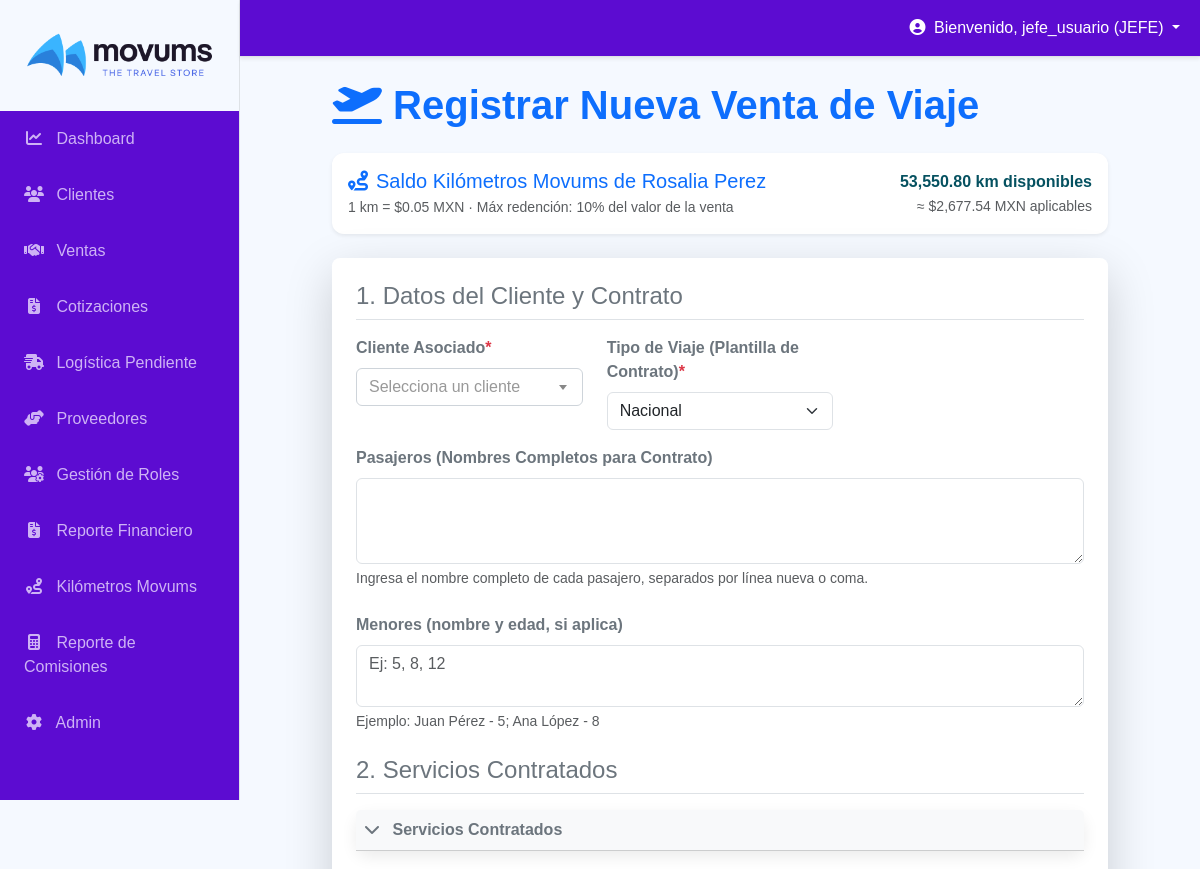
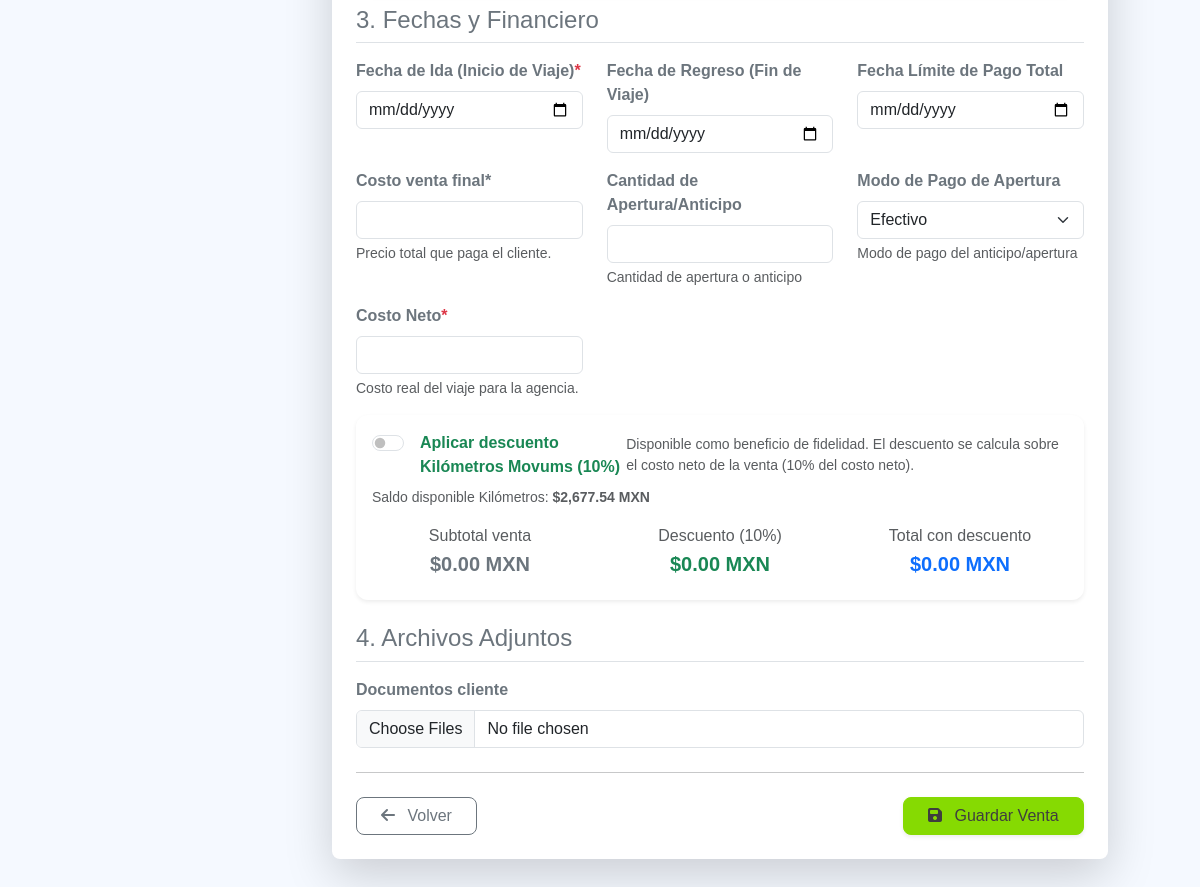
The page /ventas/crear/?cliente_pk=9 (signed in) on the database as committed earlier (2 pictures, top to bottom).
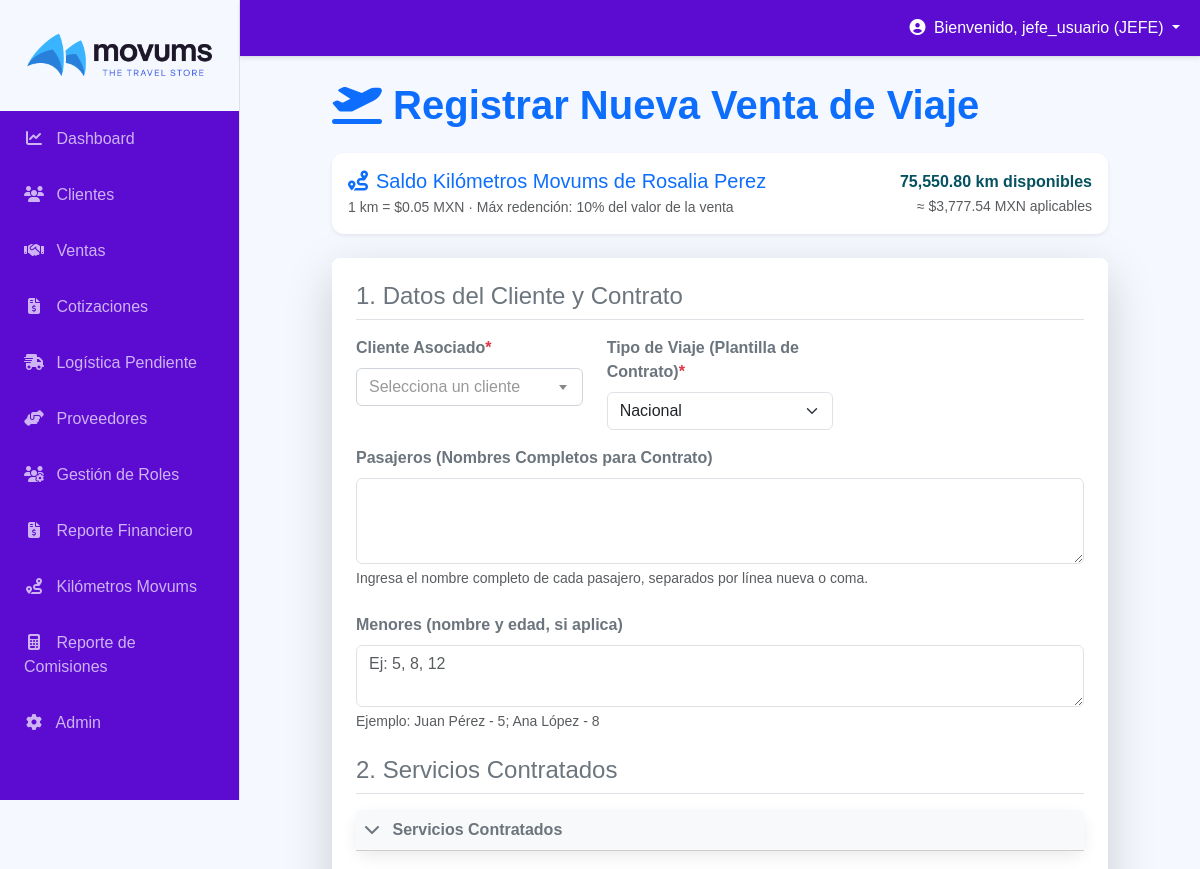
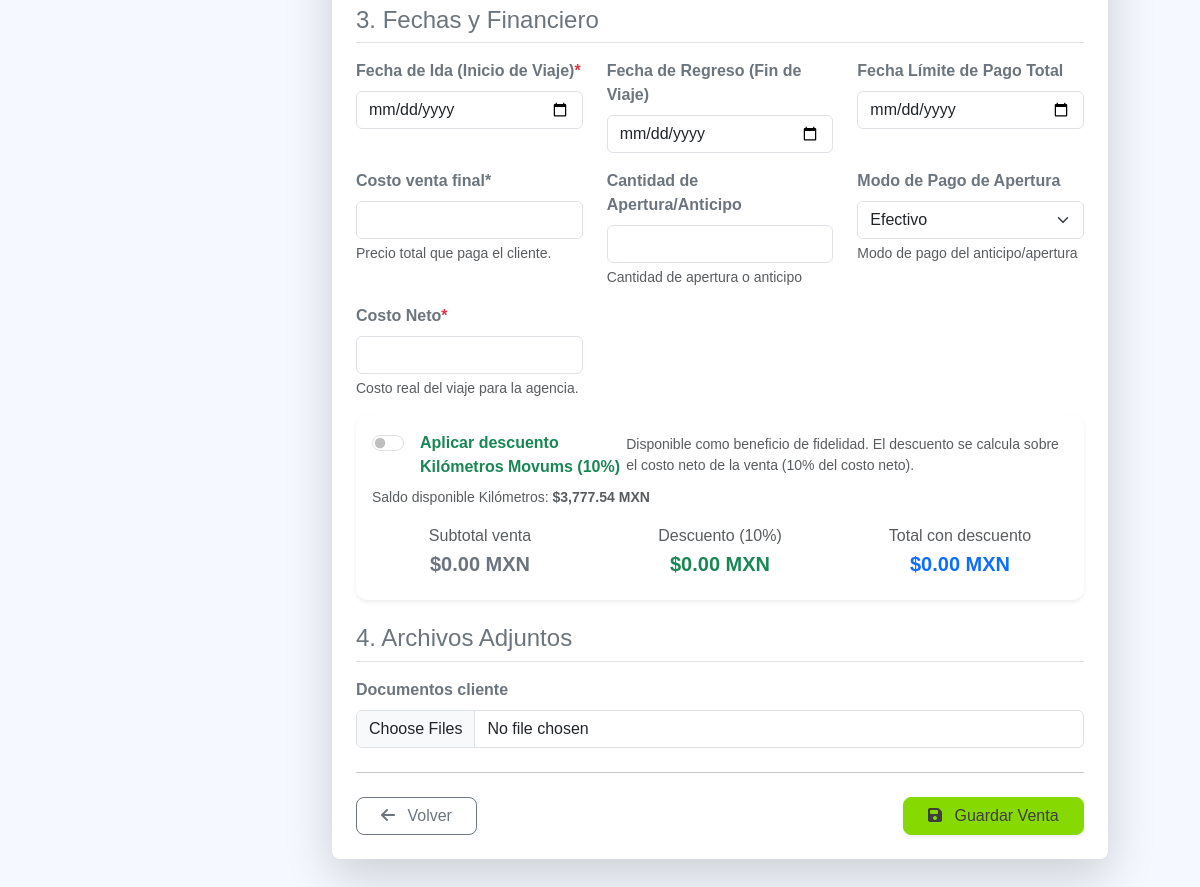
The same page on the database as committed later (2 pictures, top to bottom).
### crm/models.py (models this page shows, shortened)
class Cliente(models.Model):
    TIPO_CHOICES = [
        ('PARTICULAR', 'Particular'),
        ('EMPRESA', 'Empresa'),
    ]
    FUENTE_CHOICES = [
        ('WEB', 'Página Web'),
        ('RED', 'Redes Sociales'),
        ('REF', 'Referido'),
        ('OTR', 'Otro'),
    ]
    GENERO_CHOICES = [
        ('M', 'Masculino'),
        ('F', 'Femenino'),
        ('NS', 'Sin Especificar'),
    ]
    tipo_cliente = models.CharField(
        max_length=10,
        choices=TIPO_CHOICES,
        default='PARTICULAR',
        verbose_name="Tipo de Cliente"
    )
    nombre = models.CharField(max_length=150, blank=True, null=True)
    apellido = models.CharField(max_length=100, blank=True, null=True)
    genero = models.CharField(
        max_length=2,
        choices=GENERO_CHOICES,
        default='NS',
        verbose_name="Género"
    )
    nacionalidad = models.CharField(max_length=100, blank=True, null=True, verbose_name="Nacionalidad")
    nombre_empresa = models.CharField(
        max_length=150,
        blank=True,
        null=True,
        verbose_name="Razón Social / Nombre de la Empresa"
    )
    rfc = models.CharField(
        max_length=13,
        unique=True,
        blank=True,
        null=True,
        verbose_name="RFC / ID Fiscal"
    )
    direccion_fiscal = models.TextField(
        blank=True,
        null=True,
        verbose_name="Dirección Fiscal para Facturación"
    )
    industria = models.CharField(
        max_length=150,
        blank=True,
        null=True,
        verbose_name="Industria"
    )
    politicas_viaje_internas = models.TextField(
        blank=True,
        null=True,
        verbose_name="Políticas de Viaje Internas",
        help_text="Políticas y restricciones de viaje de la empresa"
    )
    responsable_administrativo = models.CharField(
        max_length=150,
        blank=True,
        null=True,
        verbose_name="Responsable Administrativo"
    )
    credito = models.BooleanField(
        default=False,
        verbose_name="Crédito (si aplica)",
        help_text="Indica si la empresa tiene línea de crédito"
    )
    monto_credito = models.DecimalField(
        max_digits=12,
        decimal_places=2,
        blank=True,
        null=True,
        verbose_name="Monto de Crédito Asignado",
        help_text="Monto de crédito asignado a la empresa (si aplica)"
    )
    telefono = models.CharField(
        max_length=20,
        unique=True,
        help_text="Necesario para el envío de WhatsApp.",
        verbose_name="Teléfono Móvil"
    )
    telefono_adicional = models.CharField(
        max_length=20,
        blank=True,
        null=True,
        verbose_name="Teléfono Adicional"
    )
    email = models.EmailField(blank=True, null=True, verbose_name="Correo Electrónico")
    fuente_contacto = models.CharField(max_length=3, choices=FUENTE_CHOICES, default='OTR')
    notas = models.TextField(blank=True, null=True)
    fecha_nacimiento = models.DateField(blank=True, null=True)
    ine_imagen = models.ImageField(
        upload_to='clientes/ine/',
        blank=True,
        null=True,
        verbose_name="Imagen INE"
    )
    visa_numero = models.CharField(max_length=50, blank=True, null=True, verbose_name="Número de Visa")
    visa_vigencia = models.DateField(blank=True, null=True, verbose_name="Vigencia de Visa")
    pasaporte_numero = models.CharField(max_length=50, blank=True, null=True, verbose_name="Número de Pasaporte")
    pasaporte_vigencia = models.DateField(blank=True, null=True, verbose_name="Vigencia de Pasaporte")
    documento_identificacion = models.CharField(max_length=50, unique=True, blank=True, null=True,
                                                   help_text="Pasaporte, INE u otra identificación.")
    empresa_asociada = models.ForeignKey(
        'self',
        on_delete=models.SET_NULL,
        null=True,
        blank=True,
        related_name='empleados',
        limit_choices_to={'tipo_cliente': 'EMPRESA'},
        verbose_name="Empresa Asociada"
    )
    preferencias_viaje = models.TextField(blank=True, help_text="Notas sobre sus gustos de viaje (Playa, Aventura...).")
    fecha_registro = models.DateTimeField(auto_now_add=True)
    fecha_actualizacion = models.DateTimeField(auto_now=True)
    cotizaciones_generadas = models.PositiveIntegerField(
        default=0,
        verbose_name="Total de cotizaciones generadas"
    )
    participa_kilometros = models.BooleanField(
        default=True,
        verbose_name="Participa en Kilómetros Movums"
    )
    referencia_programa = models.CharField(
        max_length=120,
        blank=True,
        null=True,
        help_text="Código o nota interna para el programa de lealtad."
    )
    referido_por = models.ForeignKey(
        'self',
        null=True,
        blank=True,
        on_delete=models.SET_NULL,
        related_name='referidos',
        verbose_name="Referido por"
    )
    kilometros_acumulados = models.DecimalField(
        max_digits=12,
        decimal_places=2,
        default=Decimal('0.00'),
        verbose_name="Kilómetros acumulados históricos"
    )
    kilometros_disponibles = models.DecimalField(
        max_digits=12,
        decimal_places=2,
        default=Decimal('0.00'),
        verbose_name="Kilómetros disponibles"
    )
    ultima_fecha_km = models.DateTimeField(
        blank=True,
        null=True,
        verbose_name="Última acumulación de kilómetros"
    )
    fecha_ultimo_bono_cumple = models.DateField(
        blank=True,
        null=True,
        verbose_name="Último bono de cumpleaños aplicado"
    )
    @property
    def nombre_completo_display(self):
        if self.tipo_cliente == 'EMPRESA' and self.nombre_empresa:
            return self.nombre_empresa
        full_name = f"{self.nombre or ''} {self.apellido or ''}".strip()
        return full_name if full_name else f"Cliente ID: {self.pk}"
    def __str__(self):
        return self.nombre_completo_display

### ventas/views.py (the view, shortened to what this page needs)
# urls.py: path('crear/', VentaViajeCreateView.as_view(), name='crear_venta'),
class VentaViajeCreateView(LoginRequiredMixin, UserPassesTestMixin, CreateView):
    model = VentaViaje
    form_class = VentaViajeForm
    template_name = 'ventas/venta_form.html'
    def test_func(self):
        user_rol = self.request.user.perfil.rol if hasattr(self.request.user, 'perfil') else 'INVITADO'
        return user_rol in ['JEFE', 'VENDEDOR']
    def get_form_kwargs(self):
        kwargs = super().get_form_kwargs()
        kwargs['request'] = self.request
        cot_slug = self.request.GET.get('cotizacion')
        cotizacion_data = self.request.session.get('cotizacion_convertir', {})
        def limpiar_y_convertir_total(valor):
            """Convierte un string de total (puede tener comas) a Decimal"""
            if not valor:
                return Decimal('0.00')
            try:
                valor_limpio = str(valor).replace(',', '').replace('$', '').strip()
                return Decimal(valor_limpio)
            except (ValueError, InvalidOperation):
                return Decimal('0.00')
        return kwargs
    def get_context_data(self, **kwargs):
        context = super().get_context_data(**kwargs)
        cliente = self._obtener_cliente_contextual(context.get('form'))
        context['cliente_preseleccionado'] = cliente
        if cliente:
            context['kilometros_cliente'] = KilometrosService.resumen_cliente(cliente)
        context['kilometros_meta'] = {
            'valor_por_km': KilometrosService.VALOR_PESO_POR_KM,
            'km_por_peso': KilometrosService.KM_POR_PESO,
            'max_porcentaje': KilometrosService.MAX_PORCENTAJE_REDENCION * 100,
        }
        cot_slug = self.request.GET.get('cotizacion')
        cotizacion_data = self.request.session.get('cotizacion_convertir', {})
        return context
    def _obtener_cliente_contextual(self, form=None):
        cliente_pk = self.request.GET.get('cliente_pk') or self.request.POST.get('cliente')
        cliente = None
        if cliente_pk:
            cliente = Cliente.objects.filter(pk=cliente_pk).first()
        elif form and form.initial.get('cliente'):
            inicial = form.initial.get('cliente')
            if isinstance(inicial, Cliente):
                cliente = inicial
            else:
                cliente = Cliente.objects.filter(pk=inicial).first()
        return cliente

### ventas/forms.py (called while the page is built)
    def render(self, name, value, attrs=None, renderer=None):
        if attrs is None:
            attrs = {}
        attrs = {**self.attrs, **attrs}
        attrs['multiple'] = True
        return super().render(name, value, attrs, renderer)

### ventas/templatetags/venta_filters.py (called while the page is built, shortened)
@register.filter
def get_item(dictionary, key):
    if dictionary is None:
        return None
    if isinstance(dictionary, dict):
        return dictionary.get(key)

### ventas/templates/ventas/venta_form.html (shortened to what the changed rows need)
{% extends "base.html" %}
{% load widget_tweaks %}
{% load humanize %}
{% load venta_filters %}
{% load static %}
{% block content %}
<div class="row">
    <div class="col-md-10 offset-md-1">
        <h1 class="mb-4 text-primary fw-bold">
            {% if object %}
            <i class="fas fa-edit"></i> Editar Venta de Viaje <span class="badge bg-primary fs-5">{{ object.folio|default:object.id }}</span>
            {% else %}
            <i class="fas fa-plane-departure"></i> Registrar Nueva Venta de Viaje
            {% endif %}
        </h1>
        {% url 'cliente_kilometros_resumen' cliente_id=0 as kilometros_resumen_url %}
        <div id="kilometrosBannerContainer" class="mb-4" data-api-url="{{ kilometros_resumen_url }}"
            data-valor-km="{{ kilometros_meta.valor_por_km|floatformat:2 }}"
            data-max-redencion="{{ kilometros_meta.max_porcentaje|floatformat:0 }}"
            data-cliente-inicial="{{ cliente_preseleccionado.pk|default_if_none:'' }}"
            data-credito-inicial="{% if kilometros_cliente %}{{ kilometros_cliente.valor_equivalente|default_if_none:'0'|floatformat:2 }}{% else %}0{% endif %}">
            {% if kilometros_cliente %}
            <div class="alert alert-info shadow-sm">
                <div class="d-flex justify-content-between align-items-center flex-wrap">
                    <div>
                        <h5 class="mb-1 text-primary">
                            <i class="fas fa-route me-2"></i>Saldo Kilómetros Movums de {{ cliente_preseleccionado }}
                        </h5>
                        <p class="mb-0 text-muted small">
                            1 km = ${{ kilometros_meta.valor_por_km|floatformat:2 }} MXN · Máx redención: {{ kilometros_meta.max_porcentaje|floatformat:0 }}% del valor de la venta
                        </p>
                    </div>
                    <div class="text-end">
                        <p class="mb-0 fw-bold">{{ kilometros_cliente.disponible|floatformat:2|intcomma }} km disponibles</p>
                        <small class="text-muted">≈ ${{ kilometros_cliente.valor_equivalente|floatformat:2|intcomma }} MXN aplicables</small>
                    </div>
                </div>
            </div>
            {% else %}
            <div class="alert alert-light border shadow-sm text-muted" id="kilometrosEmptyState">
                <i class="fas fa-info-circle me-2"></i> Selecciona un cliente para consultar su saldo de Kilómetros
                Movums.
            </div>
            {% endif %}
        </div>
        <div class="card p-4 shadow-lg mb-4 border-0 rounded-3">
            <form method="post" enctype="multipart/form-data" id="ventaForm">
                <div class="card p-3 shadow-sm border-success-subtle mb-4" id="descuentoKilometrosCard">
                    <div class="text-muted small mt-2">
                        Saldo disponible Kilómetros: <strong id="saldoKilometrosDisponible">$0.00 MXN</strong>
                    </div>
                </div>
            </form>
        </div>
    </div>
</div>
{% endblock %}
{% block extra_head %}
<link rel="stylesheet" href="https://cdnjs.cloudflare.com/ajax/libs/font-awesome/6.5.2/css/all.min.css"
    xintegrity="sha512-SnH5WK+bZxgPHs44uWIX+LLMD/cd2jBDEXk4B7Hw22Z5+gD5b7t9R1B1xR1wM8t7j07JtMv0jXw4W5r3v5sXw=="
 />
<link href="https://cdn.jsdelivr.net/npm/select2@4.1.0-rc.0/dist/css/select2.min.css" rel="stylesheet" />
{% endblock %}

Rows that differ between the two databases and show on the page:
changed Cliente "Rosalia Perez": disponible "53,550.80" → "75,550.80"
Other text that changed with them:
{{ kilometros_cliente.valor_equivalente|floatformat:2|intcomma }}: "2,677.54" → "3,777.54"
text written by a page script: "$2,677.54 MXN" → "$3,777.54 MXN"
